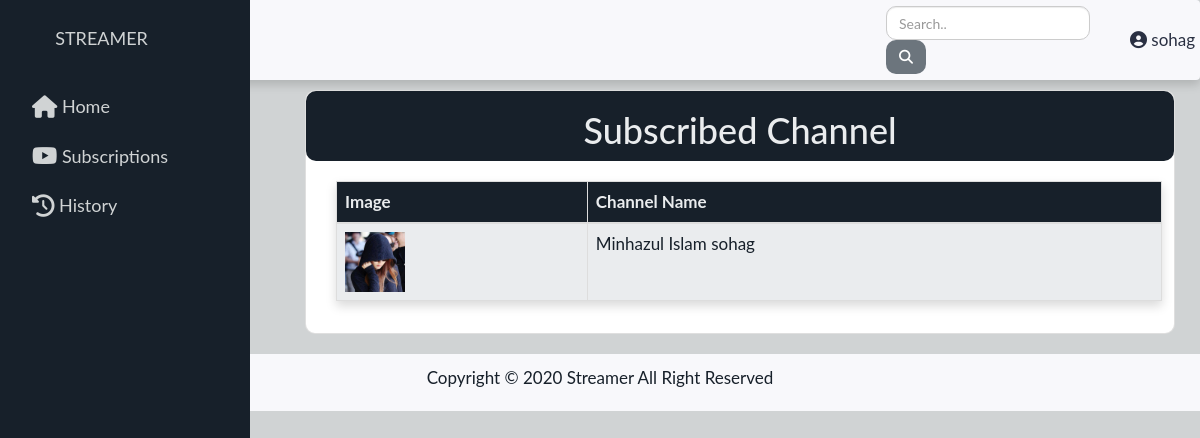
Before: /subscription_view/ (signed in) with the older database file.
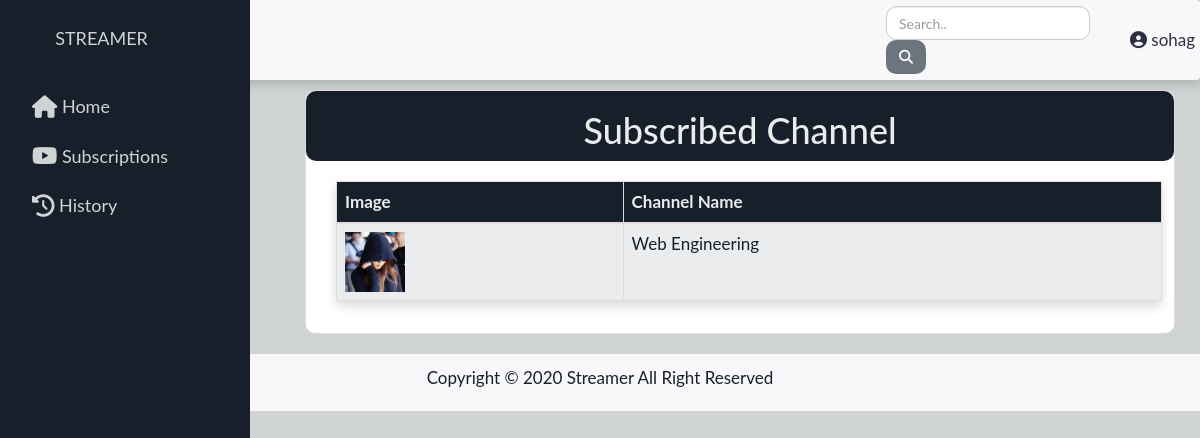
After: the same page with the newer database file.
### dashboard/models.py (models this page shows, shortened)
class ChannelInfo(models.Model):
    name = models.CharField(max_length=250)
    description = models.TextField(blank=True)
    profile_img = models.ImageField(null=True, blank=True, upload_to='images/')
    cover_img = models.ImageField(null=True, blank=True, upload_to='images/')
    created_on = models.DateTimeField(auto_now=False, auto_now_add=True)
    user_name = models.ForeignKey(User, on_delete=models.CASCADE)
    subscribe = models.ManyToManyField(
        User, blank=True, related_name='subscribe_channel')

### streameapp/views.py (the view)
# urls.py: path('subscription_view/', views.subscription_view, name='subscription_view'),
@login_required
def subscription_view(request):
    context = {}
    channel_detail = ChannelInfo.objects.filter(
        subscribe=request.user)
    context = {
        'channel_detail': channel_detail
    }
    return render(request, 'frontend/subscription_view.html', context)

### templates/frontend/subscription_view.html (shortened to what this page needs)
{% extends 'base.html' %}
{% load humanize %}
{% block content %}
<div class="conatiner-fluid main_content">
    <div class="row">
        <div class="col-xl">
            <div class="card">
                <div class="card-title">
                    <h1>Subscribed Channel</h1>
                </div>
                <div class="card-body">
                    <table class="table shadow table-hover table-bordered">
                        <thead>
                            <tr>
                                <th>Image</th>
                                <th>Channel Name</th>
                            </tr>
                        </thead>
                        <tbody>
                            {% for data in channel_detail %}
                            <tr>
                                <td>
                                    <img class="profile_pic" src="{{ data.profile_img.url }}" />
                                </td>
                                <td>
                                    <a
                                        class="channel_name_style"
                                        href="{% url 'channel_detail' pk=data.pk %}"
                                        >{{ data.name }}
                                    </a>
                                </td>
                            </tr>
                            {% endfor %}
                        </tbody>
                    </table>
                </div>
            </div>
        </div>
    </div>
</div>
{% endblock content %}

Changed rows visible on the page:
changed ChannelInfo: name "Minhazul Islam sohag" → "Web Engineering"
